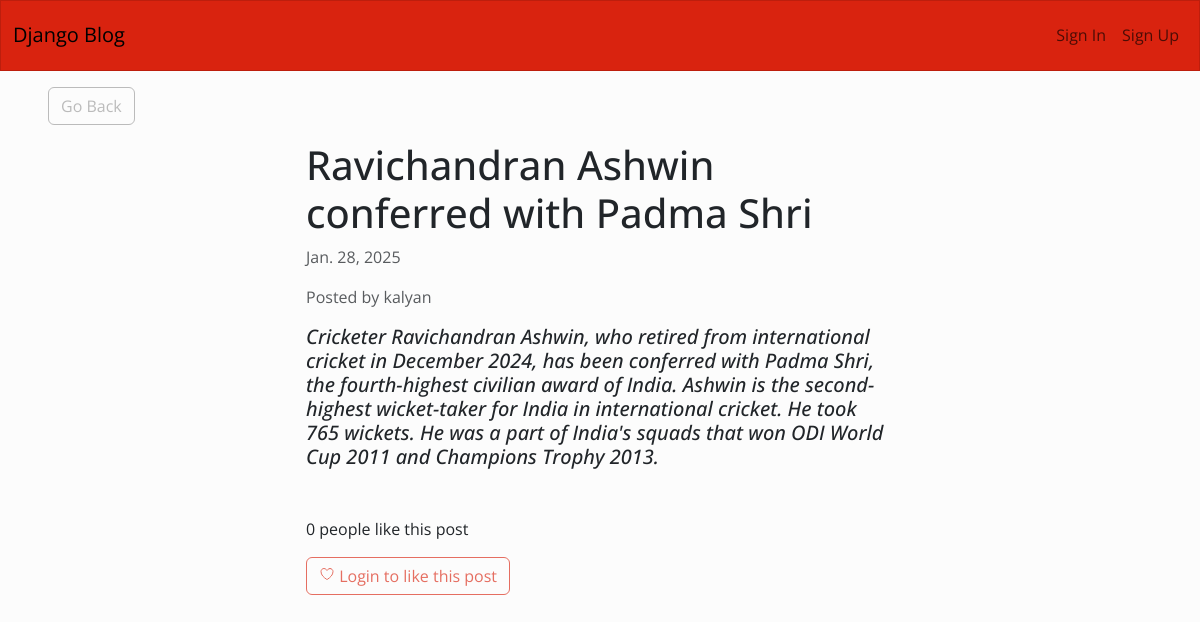
Screenshot of /3/ with the database file from the repository.
### blog/models.py (models this page shows)
class Article(models.Model):
	title = models.CharField(max_length=255)
	content = HTMLField()
	date = models.DateField(auto_now_add=True)
	author = models.ForeignKey(User, on_delete=models.CASCADE)
	featured = models.BooleanField(default=False)
	likes = models.ManyToManyField(User, related_name='likes', blank=True)

### blog/views.py (the view)
# urls.py: path('<int:pk>/', DetailArticleView.as_view(), name='detail_article'),
class DetailArticleView(DetailView):
	model = Article
	template_name = 'blog/blog_post.html'
	def get_context_data(self, *args, **kwargs):
		context = super(DetailArticleView, self).get_context_data(*args, **kwargs)
		context['liked_by_user'] = False
		article = Article.objects.get(id=self.kwargs.get('pk'))
		if article.likes.filter(pk=self.request.user.id).exists():
			context['liked_by_user'] = True
		return context

### blog/templates/blog/blog_post.html (shortened to what this page needs)
{% extends 'blog/base.html' %}
{% block content %}
<div class="row">
	<div class="col-md-4 col-12 mx-md-5 mx-2 mt-md-3 my-3">
		<a class="btn btn-outline-secondary" href="{% url 'index' %}">Go Back</a>
	</div>
</div>
<div class="row">
	<div class="col-md-6 col-11 mx-md-auto mb-3 pb-2 mx-3">
		<h1>{{ object.title }}</h1>
		<p class="text-muted">{{ object.date }}</p>
		<p class="text-muted">Posted by {{ object.author.username }}</p>
		<div>
			{{ object.content|safe }}
		</div>
	</div>
</div>
<div class="row my-3">
	<div class="col-md-6 col-12 mx-md-auto mx-3">
		{% if object.likes.count == 1 %}
			<p>{{ object.likes.count }} person likes this post</p>
		{% else %}
			<p>{{ object.likes.count }} people like this post</p>
		{% endif %}
		{% if request.user.is_authenticated %}
			{% if liked_by_user %}
				<form method="POST" action="{% url 'like_article' object.id %}">
					{% csrf_token %}
					<button class="btn btn-outline-primary"><ion-icon name="heart-dislike-outline"></ion-icon> Unlike this post</button>
				</form>
			{% else %}
				<form method="POST" action="{% url 'like_article' object.id %}">
					{% csrf_token %}
					<button class="btn btn-outline-primary"><ion-icon name="heart-outline"></ion-icon> Like this post</button>
				</form>
			{% endif %}
		{% else %}
			<button class="btn btn-outline-primary" disabled><ion-icon name="heart-outline"></ion-icon> Login to like this post</button>
		{% endif %}
	</div>
</div>
{% endblock content %}

### rows the page displays
Article: title "Ravichandran Ashwin conferred with Padma Shri", date "Jan. 28, 2025", author.username "kalyan", content "Cricketer Ravichandran Ashwin, who retired from international cricket in December 2024, has been conferred with Padma Shri, the fourth-highest civilian award of India. Ashwin is the second-highest wicket-taker for India in international cricket. He took 765 wickets. He was a part of India's squads that won ODI World Cup 2011 and Champions Trophy 2013.", likes.count "0"
